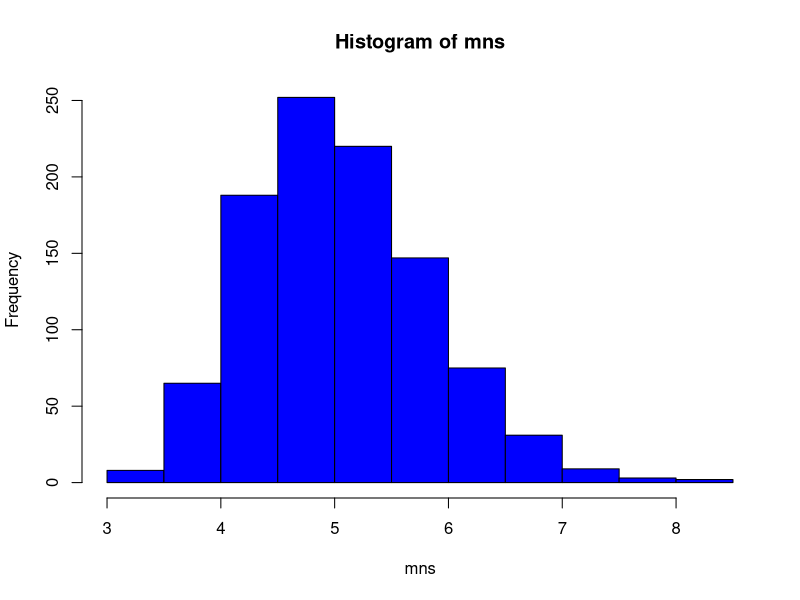
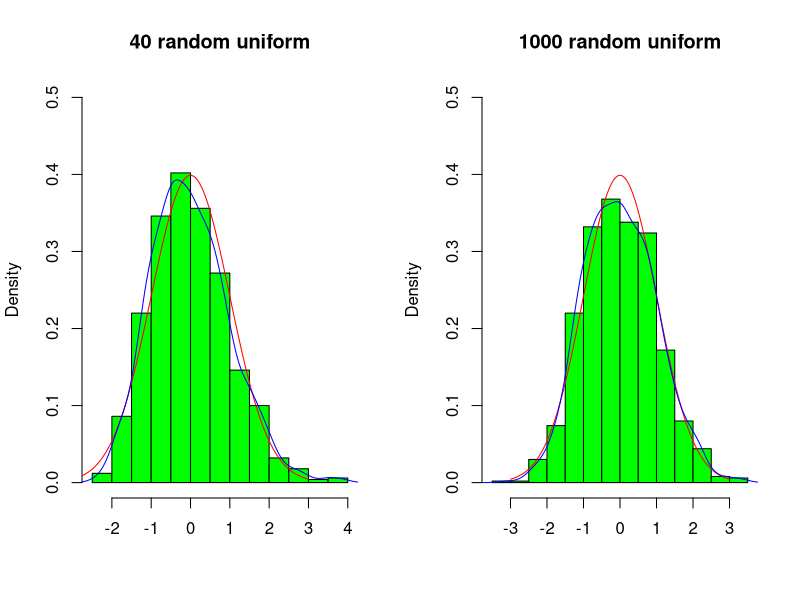

The R script that drew these images, in order:
## ---- chunk 1
set.seed(10)
lambda = 0.2
n = 40

mns = NULL
for (i in 1 : 1000) 
    mns = c(mns, mean(rexp(n, lambda)))
hist(mns,col='blue')
head(mns)
summary(mns)

# Mean
c(mean(mns),1/lambda)

## ---- chunk 2
# Standard deviation
c(sd(mns), 1/lambda/sqrt(n))

# Variance 
c(var(mns), (1/lambda/sqrt(n))^2)
## ---- chunk 3

# Confidence Intervals 
t.test(mns)$conf

## ---- chunk 4
par(mfrow=c(1,2)) 
#The distribution of a large collection of averages of 40 exponentials.
hist(scale(mns),probability=T,main="40 random uniform",ylim=c(0,0.5),xlab='', col='green')
# normal distribution
curve(dnorm(x,0,1),-3,3, col='red',add=T) 
# our distribution 
lines(density(scale(mns)),col='blue') 

#The distribution of a large collection of averages of 1000 exponentials.
n = 1000
mns = NULL
for (i in 1 : 1000) 
    mns = c(mns, mean(rexp(n, lambda)))

hist(scale(mns),probability=T,main="1000 random uniform",ylim=c(0,0.5),xlab='', col='green')
# normal distribution
curve(dnorm(x,0,1),-3,3, col='red',add=T) 
# our distribution 
lines(density(scale(mns)),col='blue') 
head(mns)
summary(mns)

# Mean
c(mean(mns),1/lambda)

# Standard deviation
c(sd(mns), 1/lambda/sqrt(n))

# Variance 
c(var(mns), (1/lambda/sqrt(n))^2)

# Confidence Intervals 
t.test(mns)$conf
